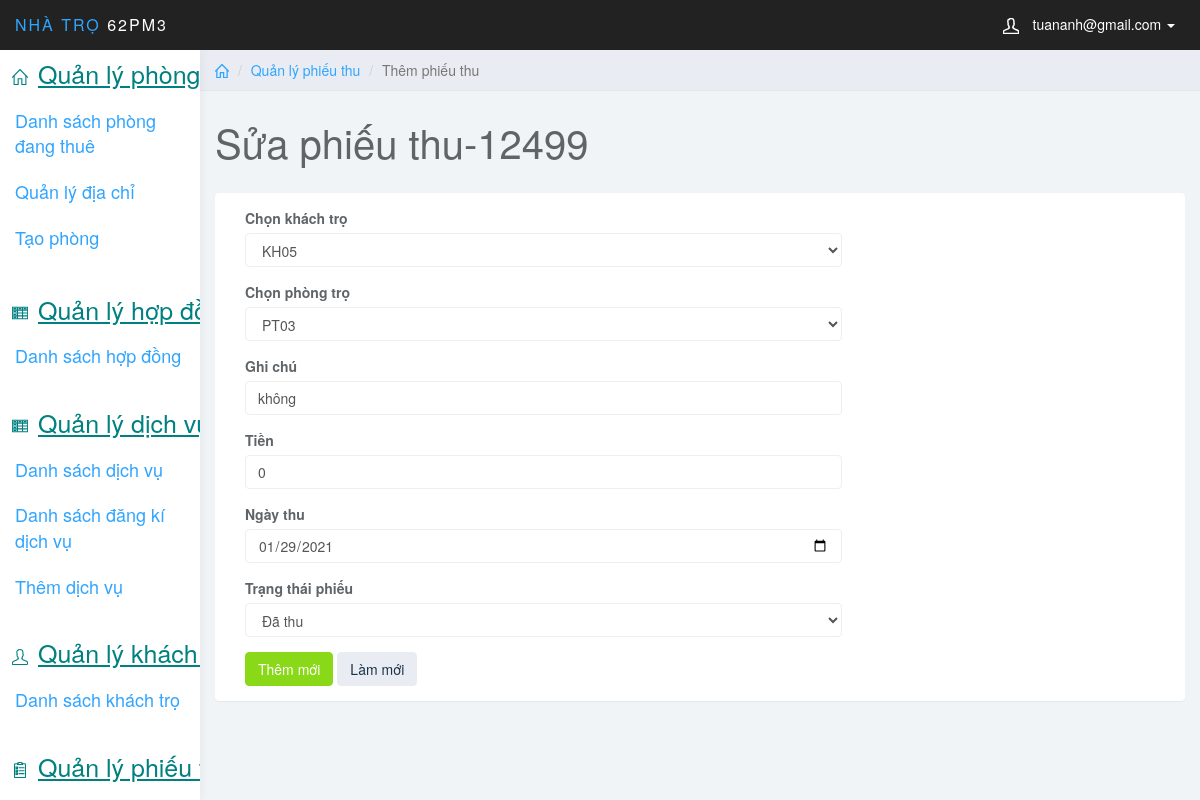
The app's page /index.php?page_layout=edit_pthu&MaP=12499 (signed in) with its own data.
### tables this page shows
CREATE TABLE `quanlyphieuthu` (
  `MaPhieuThuDV` int(11) NOT NULL,
  `MaKhachHang` varchar(10) NOT NULL,
  `MaPT` varchar(10) NOT NULL,
  `GhiChu` varchar(40) DEFAULT NULL,
  `Tien` decimal(18,0) NOT NULL,
  `NgayThu` date NOT NULL,
  `TrangThaiPhieu` int(1) NOT NULL
);

### QL_PThu/edit_pthu.php (the view, shortened to what this page needs)
<?php
    $maP=$_GET['MaP'];
    $sql= "SELECT * FROM quanlyphieuthu
    WHERE MaPhieuThuDV=$maP";
    $query=mysqli_query($conn, $sql);
    $row=mysqli_fetch_array($query);
?>
<div class="col-sm-9 col-sm-offset-3 col-lg-10 col-lg-offset-2 main">
    <div class="row">
        <ol class="breadcrumb">
            <li><a href="#"><svg class="glyph stroked home"><use xlink:href="#stroked-home"></use></svg></a></li>
            <li><a href="">Quản lý phiếu thu</a></li>
            <li class="active">Thêm phiếu thu</li>
        </ol>
    </div>
    <div class="row">
        <div class="col-lg-12">
            <h1 class="page-header">Sửa phiếu thu-<?php echo $row['MaPhieuThuDV']; ?> </h1>
        </div>
    </div>
    <div class="row">
            <div class="col-lg-12">
                <div class="panel panel-default">
                    <div class="panel-body">
                        <div class="col-md-8">
                            <form role="form" method="post">
                                <div class="form-group">
                                    <label>Chọn khách trọ</label>
                                    <select name="maKhach" class="form-control">
                                    <option value="<?php echo $row['MaKhachHang']; ?>" selected><?php echo $row['MaKhachHang']; ?></option>
                                    </select>
                                </div>
                                <div class="form-group">
                                    <label>Chọn phòng trọ</label>
                                    <select name="maPhong" class="form-control">
                                    <option selected value="<?php echo $row['MaPT']; ?>"><?php echo $row['MaPT']; ?></option>
                                    </select>
                                </div>
                                <div class="form-group">
                                    <label>Ghi chú</label>
                                    <input name="ghiChu" required class="form-control" value="<?php echo $row['GhiChu']; ?>" placeholder="">
                                </div>
                                <div class="form-group">
                                    <label>Tiền</label>
                                    <input name="tien" required type="text" inputmode="decimal" value="<?php echo $row['Tien']; ?>" class="form-control" placeholder="">
                                </div>
                                <div class="form-group">
                                    <label>Ngày thu</label>
                                    <input name="ngayThu" type="date" required class="form-control" value="<?php echo $row['NgayThu']; ?>" placeholder="">
                                </div>
                                <div class="form-group">
                                    <label>Trạng thái phiếu</label>
                                    <select name="trangThai" class="form-control">
                                        <option value=1 <?php if($row['TrangThaiPhieu'] == 1){echo 'selected';}?>>Đã thu</option>
                                    </select>
                                </div>
                                <button name="sbm" type="submit" class="btn btn-success">Thêm mới</button>
                                <button type="reset" class="btn btn-default">Làm mới</button>
                            </div>
                    </div>
                </div>
            </div>
        </div>
</div>

### design/css/styles.css (style rules this page uses)
body { background: #f1f4f7; padding-top: 50px; color: #5f6468; }
a, a:hover, a:focus { color: #30a5ff; }
h1, h2, h3, h4, h5, h6 { color: #5f6468; }
h1 { font-weight: 300; font-size: 40px; }
.form-control { border: 1px solid #eee; box-shadow: none; }
.btn-default, .btn-default:hover, .btn-default:focus, .btn-default:active, .btn-default.active, .open > .dropdown-toggle.btn-default, .btn-default.disabled, .btn-default[disabled], fieldset[disabled] .btn-default, .btn-default.disabled:hover, .btn-default[disabled]:hover, fieldset[disabled] .btn-default:hover, .btn-default.disabled:focus, .btn-default[disabled]:focus, fieldset[disabled] .btn-default:focus, .btn-default.disabled:active, .btn-default[disabled]:active, fieldset[disabled] .btn-default:active, .btn-default.disabled.active, .btn-default[disabled].active, fieldset[disabled] .btn-default.active { background-color: #e9ecf2; border-color: #e9ecf2; color: #1b3548; }
.btn-success, .btn-success:hover, .btn-success:focus, .btn-success:active, .btn-success.active, .open > .dropdown-toggle.btn-success, .btn-success.disabled, .btn-success[disabled], fieldset[disabled] .btn-success, .btn-success.disabled:hover, .btn-success[disabled]:hover, fieldset[disabled] .btn-success:hover, .btn-success.disabled:focus, .btn-success[disabled]:focus, fieldset[disabled] .btn-success:focus, .btn-success.disabled:active, .btn-success[disabled]:active, fieldset[disabled] .btn-success:active, .btn-success.disabled.active, .btn-success[disabled].active, fieldset[disabled] .btn-success.active { background-color: #8ad919; border-color: #8ad919; }
.panel { border: 0; }
.breadcrumb { border-radius: 0; padding: 10px 15px; background: #e9ecf2; box-shadow: 0 1px 1px rgba(0, 0, 0, .05); margin: 0 ; }
h1.page-header { margin-top: 30px; border-bottom: 0; }
.breadcrumb .glyph { height: 14px; width: 14px; margin: -2px 0 0 0; stroke-width: 4px; }

### records on screen
quanlyphieuthu: MaPhieuThuDV "12499", maKhach "KH05", maPhong "PT03", ghiChu "không", tien "0", ngayThu "01/29/2021"

### other values on screen
$_SESSION['mail'] "tuananh@gmail.com"
